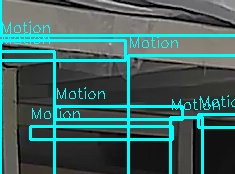
#> input picture anomaly_images/alert_animal_20250823_020304.jpg, 235 x 174 px
$ python -i ultra_safe_detector.py   (imports and definitions only)
#> lines starting #> are read from the running program, lines starting #| are printed output that depends on the picture; after the words box and inside, x2 and y2 are one past the last pixel; in counts of white or black regions, pixels touching at a corner belong together
#> further down, picture is the input picture: shape (174, 235, 3); mean B, G, R 96.1, 98.4, 62.8
#!/usr/bin/env python3
# -*- coding: utf-8 -*-
"""
🛠️ ULTRA SAFE AI DETECTOR - 100% ไม่มี YOLO
แก้ไขปัญหา YOLO array ambiguity error อย่างสมบูรณ์
"""

import cv2
import numpy as np
import time
import json
from pathlib import Path

class UltraSafeDetector:
    # [13 lines left out: function connect_agents, not called in this run]

    def detect_all(self, frame: np.ndarray, camera_props: dict = None, frame_quality: dict = None) -> dict:
        """
        ตรวจจับและวิเคราะห์ด้วยทุก agent ที่เชื่อมต่อ
        Returns:
            dict: รวมผลลัพธ์จากทุก agent
        """
        results = {}
        # UltraSafeDetector motion detection
        processed_frame, detections, stats = self.detect_birds_realtime(frame, camera_props, frame_quality)
        results['ultra_safe'] = {
            'frame': processed_frame,
            'detections': detections,
            'stats': stats
        }
        # BirdDetector
        if hasattr(self, 'bird_detector') and self.bird_detector:
            try:
                bird_detections = self.bird_detector.detect(frame, camera_props, frame_quality)
                results['bird_detector'] = bird_detections
            except Exception as e:
                results['bird_detector'] = f"Error: {e}"
        # MotionAnalyzer
        if hasattr(self, 'motion_analyzer') and self.motion_analyzer:
            try:
                motion_result = self.motion_analyzer.analyze_motion(frame, camera_props, frame_quality)
                results['motion_analyzer'] = motion_result
            except Exception as e:
                results['motion_analyzer'] = f"Error: {e}"
        # AI Chatbot
        if hasattr(self, 'ai_chatbot') and self.ai_chatbot:
            try:
                chatbot_response = self.ai_chatbot.get_response(
                    f"ตรวจจับ {len(detections)} วัตถุในเฟรม", camera_props, frame_quality)
                results['ai_chatbot'] = chatbot_response
            except Exception as e:
                results['ai_chatbot'] = f"Error: {e}"
        return results
    """Ultra Safe AI Detector - ไม่มี YOLO เลย ใช้ Computer Vision เบื้องต้น"""

    def __init__(self):
        self.detection_enabled = True
        self.last_birds_in = 0
        self.last_birds_out = 0
        self.frame_count = 0
        self.motion_detector = None
        self.background_subtractor = cv2.createBackgroundSubtractorMOG2()
        print("🛠️ Ultra Safe Detector initialized - 100% ไม่มี YOLO")

    def detect_birds_realtime(self, frame: np.ndarray, camera_props: dict = None, frame_quality: dict = None) -> tuple:
        """
        ตรวจจับนกด้วยระบบ AI หลัก (BirdDetector) หากเชื่อมต่อไว้ มิฉะนั้น fallback เป็น motion detection
        Args:
            frame: ภาพจากกล้อง
            camera_props: คุณสมบัติกล้อง เช่น exposure, brightness
            frame_quality: คุณภาพภาพ เช่น blur, brightness
        Returns:
            processed_frame: เฟรมที่วาดผลการตรวจจับ
            detections: รายการผลการตรวจจับ
            stats: ข้อมูลสถิติ
        """
        import logging
        try:
            self.frame_count += 1
            processed_frame = frame.copy()
            detections = []

            # หากเชื่อมต่อ BirdDetector ให้ใช้ AI หลักตรวจจับนก
            if hasattr(self, 'bird_detector') and self.bird_detector:
                try:
                    detections = self.bird_detector.detect(frame, camera_props, frame_quality)
                    for det in detections:
                        if 'bbox' in det:
                            x, y, w, h = det['bbox']
                            cv2.rectangle(processed_frame, (x, y), (x+w, y+h), (0, 255, 0), 2)
                            cv2.putText(processed_frame, f"AI: {det.get('confidence', 0.0):.2f}", (x, y-10), cv2.FONT_HERSHEY_SIMPLEX, 0.5, (0, 255, 0), 1)
                except Exception as e:
                    logging.error(f"BirdDetector error: {e}")
                    detections = []
            else:
                # Fallback: ใช้ motion detection เดิม
                brightness = frame_quality.get('brightness', 1) if frame_quality else 1
                min_area = 50 if brightness > 0.5 else 30
                max_area = 3000 if brightness > 0.5 else 2000
                height, width = frame.shape[:2]
#> height = 174; width = 235
                gray = cv2.cvtColor(frame, cv2.COLOR_BGR2GRAY)
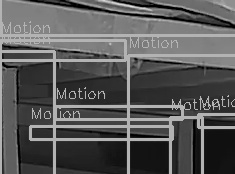
#> gray: shape (174, 235); min 0, max 229, mean 87.5
                fg_mask = self.background_subtractor.apply(frame)
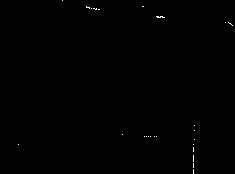
#> fg_mask: shape (174, 235); values 127 (black) and 255 (white), 0.17% white in thin lines or dots
                kernel = np.ones((5,5), np.uint8)
                fg_mask = cv2.morphologyEx(fg_mask, cv2.MORPH_OPEN, kernel)
#> fg_mask: shape (174, 235); every value is 127
                fg_mask = cv2.morphologyEx(fg_mask, cv2.MORPH_CLOSE, kernel)
                contours, _ = cv2.findContours(fg_mask, cv2.RETR_EXTERNAL, cv2.CHAIN_APPROX_SIMPLE)
#> contours = [[[0, 0], [0, 173], [234, 173], [234, 0]]]
                bird_count = 0
                for contour in contours:
                    area = cv2.contourArea(contour)
                    if min_area < area < max_area:
                        x, y, w, h = cv2.boundingRect(contour)
                        aspect_ratio = w / h if h > 0 else 0
                        if 0.2 < aspect_ratio < 5.0:
                            bird_count += 1
                            center_x = x + w // 2
                            center_y = y + h // 2
                            detections.append({
                                'center': (center_x, center_y),
                                'bbox': (x, y, w, h),
                                'confidence': 0.8,
                                'area': area,
                                'source': 'motion_detection'
                            })
                            cv2.rectangle(processed_frame, (x, y), (x+w, y+h), (255, 0, 0), 2)
                            cv2.putText(processed_frame, f"Motion: 0.8", (x, y-10), cv2.FONT_HERSHEY_SIMPLEX, 0.5, (255, 0, 0), 1)
#> this loop made 1 pass
#> (contour, area) on pass 1: ([[0, 0], [0, 173], [234, 173], [234, 0]], 40482)
#> after the loop, bird_count = 0; detections = []
                # จำลองการนับเข้า-ออก (ปรับปรุงแล้ว)
                if bird_count > 0:
                    if self.frame_count % 20 == 0:
                        if bird_count >= 2:
                            self.last_birds_in += 1
                        elif bird_count >= 1:
                            self.last_birds_out += 1

            # สร้าง stats
            stats = {
                'entering': self.last_birds_in,
                'exiting': self.last_birds_out,
                'current_detections': len(detections)
            }
#> stats = {'entering': 0, 'exiting': 0, 'current_detections': 0}

            # แสดงข้อมูลบนเฟรม
            info_text = f"Ultra Safe AI: In={self.last_birds_in} Out={self.last_birds_out} Current={len(detections)}"
#> info_text = 'Ultra Safe AI: In=0 Out=0 Current=0'
            cv2.putText(processed_frame, info_text, (10, 30), cv2.FONT_HERSHEY_SIMPLEX, 0.7, (0, 255, 255), 2)
            status_text = "MOTION DETECTION MODE (100% YOLO FREE)"
            cv2.putText(processed_frame, status_text, (10, 60), cv2.FONT_HERSHEY_SIMPLEX, 0.6, (255, 0, 255), 2)
            frame_text = f"Frame: {self.frame_count}"
            cv2.putText(processed_frame, frame_text, (10, 90), cv2.FONT_HERSHEY_SIMPLEX, 0.5, (255, 255, 255), 1)
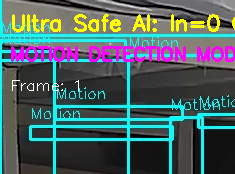
#> processed_frame: shape (174, 235, 3); mean B, G, R 97.8, 97.1, 75.2

            logging.info(f"UltraSafeDetector: Detected {len(detections)} birds, stats={stats}")
            return processed_frame, detections, stats

        except Exception as e:
            logging.error(f"Ultra Safe AI Error: {e}")
            error_frame = frame.copy()
            cv2.putText(error_frame, f"Detection Error: {str(e)[:50]}", (10, 30), cv2.FONT_HERSHEY_SIMPLEX, 0.6, (0, 0, 255), 2)
            return error_frame, [], {'entering': self.last_birds_in, 'exiting': self.last_birds_out, 'current_detections': 0}

    def detect_suspicious_objects(self, frame):
        """ตรวจจับวัตถุแปลกปลอม (ปิดไว้ - ใช้แค่ motion detection)"""
        return [], frame

    # [62 lines left out: functions reset_counts, test_ultra_safe_ai, not called in this run]

# [2 lines not run here, left out]

>>> import cv2
>>> picture = cv2.imread('anomaly_images/alert_animal_20250823_020304.jpg')
>>> result = UltraSafeDetector().detect_all(picture)
#> in detect_all, `processed_frame, detections, stats = self.detect_birds_realtime(frame,..`: detections = []
#> result = 1 item

$ run again, on anomaly_images/alert_animal_20250823_020308.jpg
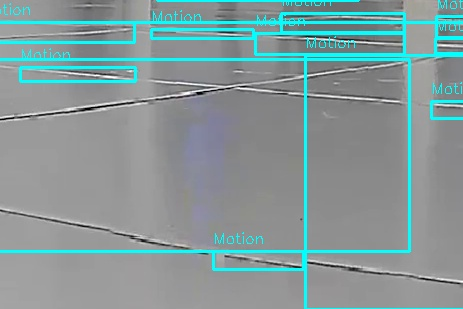
#> input picture anomaly_images/alert_animal_20250823_020308.jpg, 463 x 309 px
#> picture is the input picture: shape (309, 463, 3); mean B, G, R 153.5, 152.7, 132.6
#> in detect_birds_realtime, `gray = cv2.cvtColor(frame, cv2.COLOR_BGR2GRAY)`:
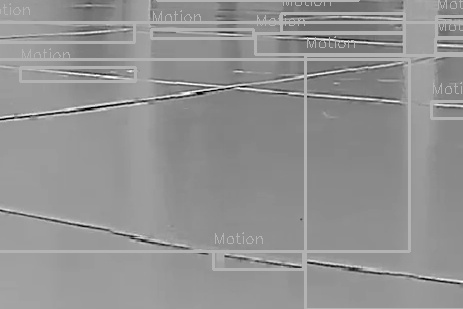
#> gray: shape (309, 463); min 0, max 255, mean 146.7
#> contours = [[[0, 0], [0, 308], [462, 308], [462, 0]]]
#> the loop in detect_birds_realtime, `for contour in contours:` made 1 pass
#> (contour, area) on pass 1: ([[0, 0], [0, 308], [462, 308], [462, 0]], 142296)
#> after the loop in detect_birds_realtime, `for contour in contours:`: bird_count = 0; detections = []
#> in detect_birds_realtime, `stats = { 'entering': self.last_birds_in, 'exiting': self.last_birds_o..`: stats = {'entering': 0, 'exiting': 0, 'current_detections': 0}
#> info_text = 'Ultra Safe AI: In=0 Out=0 Current=0'
#> in detect_birds_realtime, `cv2.putText(processed_frame, frame_text, (10, 90), cv2.FONT_HERSHEY_SI..`:
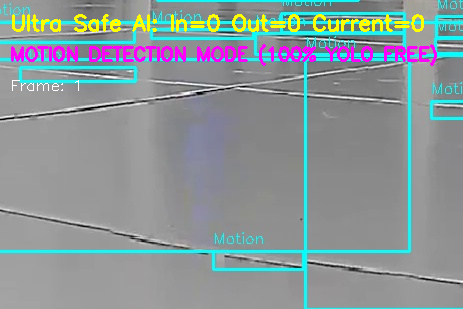
#> processed_frame: shape (309, 463, 3); mean B, G, R 152.3, 150.4, 139
#> in detect_all, `processed_frame, detections, stats = self.detect_birds_realtime(frame,..`: detections = []
#> result = 1 item

$ run again, on anomaly_images/alert_animal_20250823_020314.jpg
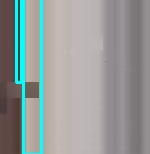
#> input picture anomaly_images/alert_animal_20250823_020314.jpg, 150 x 154 px
#> picture is the input picture: shape (154, 150, 3); mean B, G, R 152.9, 154.5, 148.3
#> in detect_birds_realtime, `gray = cv2.cvtColor(frame, cv2.COLOR_BGR2GRAY)`:
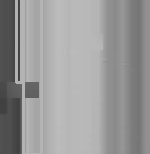
#> gray: shape (154, 150); min 62, max 188, mean 152.4
#> fg_mask: shape (154, 150); every value is 127
#> contours = [[[0, 0], [0, 153], [149, 153], [149, 0]]]
#> the loop in detect_birds_realtime, `for contour in contours:` made 1 pass
#> (contour, area) on pass 1: ([[0, 0], [0, 153], [149, 153], [149, 0]], 22797)
#> after the loop in detect_birds_realtime, `for contour in contours:`: bird_count = 0; detections = []
#> in detect_birds_realtime, `stats = { 'entering': self.last_birds_in, 'exiting': self.last_birds_o..`: stats = {'entering': 0, 'exiting': 0, 'current_detections': 0}
#> info_text = 'Ultra Safe AI: In=0 Out=0 Current=0'
#> in detect_birds_realtime, `cv2.putText(processed_frame, frame_text, (10, 90), cv2.FONT_HERSHEY_SI..`:
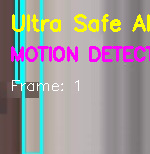
#> processed_frame: shape (154, 150, 3); mean B, G, R 151.4, 150.9, 158.4
#> in detect_all, `processed_frame, detections, stats = self.detect_birds_realtime(frame,..`: detections = []
#> result = 1 item
